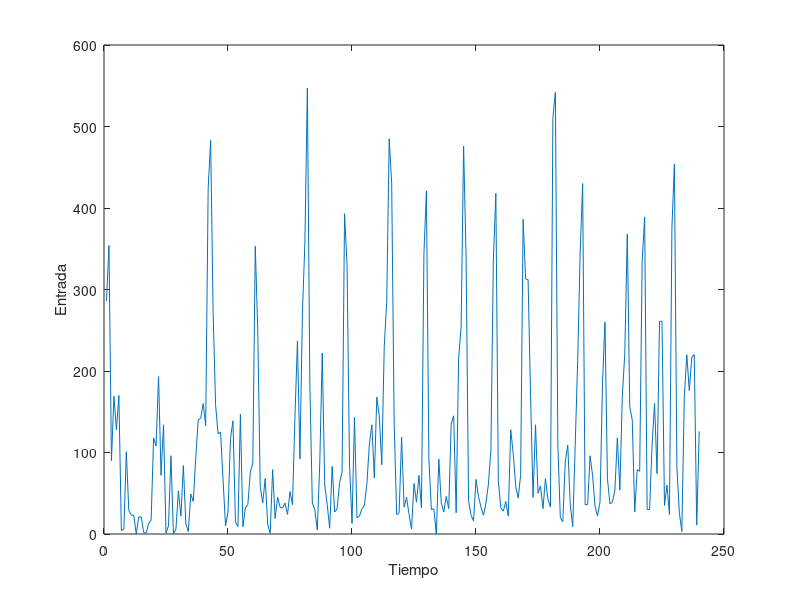
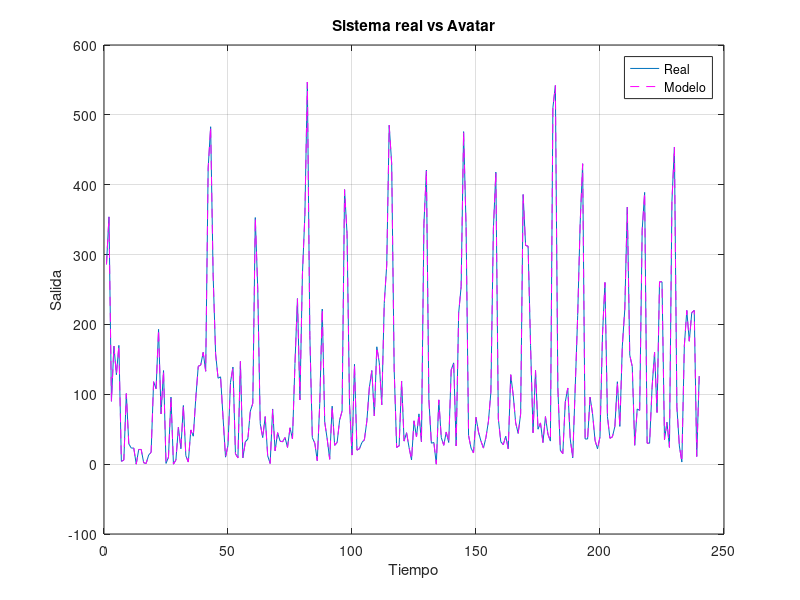

Source code (MATLAB) for these figures, in order:
%%Si nunca se ha conectado el arduino a octave:
%%arduinosetup  %%Se descarga la conf al arduino, Esto es sólo la primera vez
%%Si ya se descargo el arduinosetup la primer vez que se inicia el programa se
%%debe teclear
%pkg load arduino
%a=arduino;
%%Luego de eso el programa se puede ejecutar varias veces sin problema.

% Columna 1: Datos de entrada al horno
x = [0
1/4
1/2
3/4
1
5/4
3/2
7/4
2
9/4
5/2
11/4
3
13/4
7/2
15/4
4
17/4
9/2
19/4
5
5
19/4
9/2
17/4
4
15/4
7/2
13/4
3
11/4
5/2
9/4
2
7/4
3/2
5/4
1
3/4
1/2
1/4
0
0
5/18
5/9
5/6
10/9
25/18
5/3
35/18
20/9
5/2
25/9
55/18
10/3
65/18
35/9
25/6
40/9
85/18
5
5
85/18
40/9
25/6
35/9
65/18
10/3
55/18
25/9
5/2
20/9
35/18
5/3
25/18
10/9
5/6
5/9
5/18
0
0
5/16
5/8
15/16
5/4
25/16
15/8
35/16
5/2
45/16
25/8
55/16
15/4
65/16
35/8
75/16
5
5
75/16
35/8
65/16
15/4
55/16
25/8
45/16
5/2
35/16
15/8
25/16
5/4
15/16
5/8
5/16
0
0
5/14
5/7
15/14
10/7
25/14
15/7
5/2
20/7
45/14
25/7
55/14
30/7
65/14
5
5
65/14
30/7
55/14
25/7
45/14
20/7
5/2
15/7
25/14
10/7
15/14
5/7
5/14
0
0
5/12
5/6
5/4
5/3
25/12
5/2
35/12
10/3
15/4
25/6
55/12
5
5
55/12
25/6
15/4
10/3
35/12
5/2
25/12
5/3
5/4
5/6
5/12
0
0
1/2
1
3/2
2
5/2
3
7/2
4
9/2
5
5
9/2
4
7/2
3
5/2
2
3/2
1
1/2
0
0
5/8
5/4
15/8
5/2
25/8
15/4
35/8
5
5
35/8
15/4
25/8
5/2
15/8
5/4
5/8
0
0
5/6
5/3
5/2
10/3
25/6
5
5
25/6
10/3
5/2
5/3
5/6
0
0
5/4
5/2
15/4
5
5
15/4
5/2
5/4
0
0
5/2
5
5
5/2
0];















y = [286
354
90
169
128
170
4
6
101
29
23
23
0
21
21
2
1
13
17
118
108
193
72
134
1
10
96
0
6
53
22
84
12
3
49
40
94
140
142
160
133
424
483
271
158
123
125
67
10
27
117
139
15
9
147
9
32
36
76
87
353
250
58
38
68
12
1
79
19
45
33
32
38
24
52
36
144
237
92
271
357
547
184
38
30
5
87
222
60
36
7
83
27
31
63
76
393
330
86
13
143
20
22
31
35
62
110
134
69
168
145
85
230
285
485
430
136
24
26
119
33
45
24
6
62
39
72
32
344
421
92
30
31
0
92
38
27
46
31
135
145
26
216
254
476
340
41
23
16
67
46
33
23
38
61
103
336
418
65
32
28
40
22
128
99
59
44
72
386
313
312
170
45
134
50
59
31
68
43
33
510
542
109
20
15
89
109
36
9
109
213
345
430
36
36
96
72
34
22
39
185
260
68
37
39
54
118
54
169
222
368
156
140
27
79
77
335
389
30
30
110
160
74
261
261
35
60
24
376
454
82
26
3
169
220
176
217
220
11
126];

plot(y)

% Obtencion de los coeficientes de la ecuación en diferencias supuesta del modelo por medio de
% mínimos cuadrados (Amstrom, p513)


EcD = [-1*y(2:length(y)-1) -1*y(1:length(y)-2) -1*y(3:length(y)) x(2:length(y)-1) x(1:length(y)-2) x(3:length(y))];  %238
% -1*y(1:length(y)-3) x(1:length(y)-3)
Y = y(3:length(y));


Coeficientes=inv(EcD'*EcD)*EcD'*Y

c1 = Coeficientes(1);
c2 = Coeficientes(2);
c3 = Coeficientes(3);
c4 = Coeficientes(4);
c5 = Coeficientes(5);
c6 = Coeficientes(6);


w=y;


for i = 3:length(y)
   w(i) = -c1*w(i-1) - c2*w(i-2) - c3*w(i) + c4*x(i-1) + c5*x(i-2) + c6*x(i);
end


%plot(Ts)

xlabel("Número de ciclos")

ylabel("Periodo de muestreo")


%plot(entrada)

xlabel("Tiempo")

ylabel("Entrada")

figure

plot (y) % Comportamiento real

%%%%%%%%%%%%%%%%%%%%%%%%%%%%%%%%%%%%%

hold on

plot (w,'m--') % Comportamiento proyectado con Ecuacion en diferencias


legend("Real","Modelo")

xlabel("Tiempo")

ylabel("Salida")

title("Sistema real vs Avatar")

hold off

grid on

disp('Error cuadrático medio del sistema:')

E=(sum((w-y).^2))/length(y)%%length(y) es el número de datos, este es el error cuadrático medio
